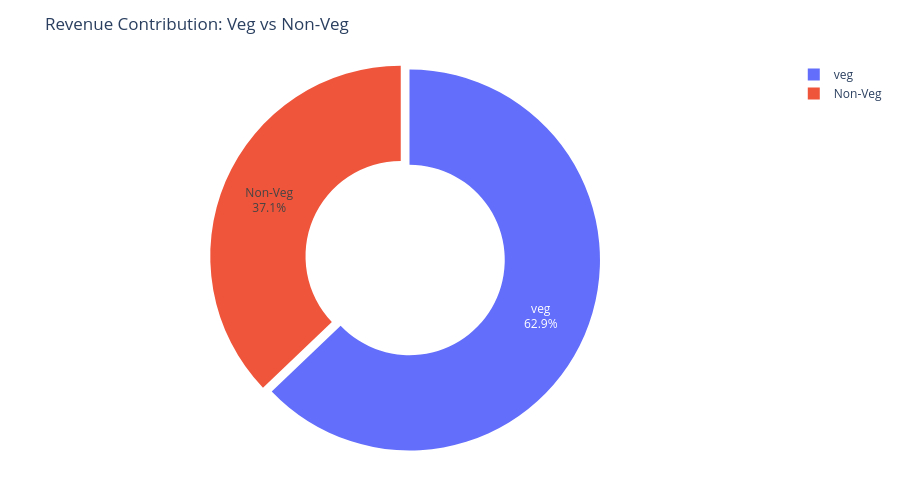

The notebook cell saved with this chart:
### Code cell
non_veg_keywords =[
    "chicken", "egg", "fish", "mutton",
    "prawn", "biryani", "kabab", "kebab",
    "non-veg", "non veg"

]
df["Food Category"] = np.where(
    df["Dish Name"].str.lower().str.contains("|".join(non_veg_keywords),na=False,),
    "Non-Veg",
    "veg"
)
food_revenue =(
    df.groupby("Food Category")["Price (INR)"]
    .sum()
    .reset_index()
)

import plotly.express as px
fig = px.pie(
    food_revenue,
    values="Price (INR)",
    names="Food Category",
    hole=0.5,
    title="Revenue Contribution: Veg vs Non-Veg"
)

fig.update_traces(
    textinfo="percent+label",
    pull=[0.05, 0]
)
fig.update_layout(
    height=500,
    margin=dict(t=60, b=40, l=40, r=40)
)

fig.show()

### Figure 1 — Plotly figure (JSON) as saved in the notebook; plotly's stock layout.template omitted (floating-point values rounded to 4 significant figures)
{"data": [{"domain": {"x": [0, 1], "y": [0, 1]}, "hole": 0.5, "hovertemplate": "Food Category=%{label}<br>Price (INR)=%{value}<extra></extra>", "labels": ["Non-Veg", "veg"], "legendgroup": "", "name": "", "pull": [0.05, 0], "showlegend": true, "textinfo": "percent+label", "type": "pie", "values": [19680000.0, 33330000.0]}], "layout": {"height": 500, "legend": {"tracegroupgap": 0}, "margin": {"b": 40, "l": 40, "r": 40, "t": 60}, "title": {"text": "Revenue Contribution: Veg vs Non-Veg"}}}
